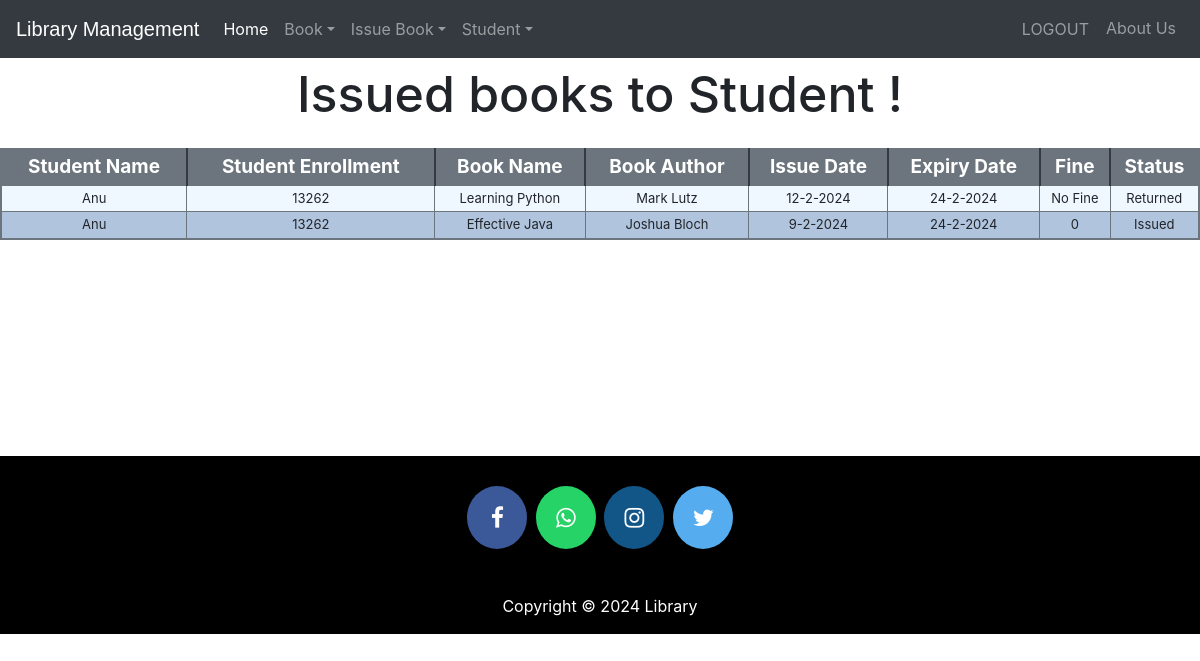
The page /viewissuedbook (signed in) on the database its author committed.
### libraryapp/models.py (models this page shows, shortened)
class Student(models.Model):
    user = models.OneToOneField(User, on_delete=models.CASCADE)
    enrollment = models.CharField(max_length=40)
    branch = models.CharField(max_length=40)
    def get_name(self):
        return self.user.first_name

class Book(models.Model):
    title = models.CharField(max_length=100)
    author = models.CharField(max_length=100)
    isbn = models.CharField(max_length=20)
    genre = models.CharField(max_length=50)
    edition = models.CharField(max_length=50)
    cover_image = models.ImageField(upload_to='book_covers', null=True, blank=True)

class IssuedBook(models.Model):
     enrollment=models.CharField(max_length=30)
     isbn=models.CharField(max_length=30)
     issuedate=models.DateField(auto_now=True)
     expirydate=models.DateField(default=get_expiry)
     statuschoice= [
         ('Issued', 'Issued'),
         ('Returned', 'Returned'),
     ]
     status=models.CharField(max_length=20,choices=statuschoice,default="Issued")

### libraryapp/views.py (the view)
# urls.py: path('viewissuedbook', views.viewissuedbook_view),
@login_required(login_url='adminlogin')
def viewissuedbook_view(request):
    issuedbooks=models.IssuedBook.objects.all()
    li=[]
    for ib in issuedbooks:
        issdate=str(ib.issuedate.day)+'-'+str(ib.issuedate.month)+'-'+str(ib.issuedate.year)
        expdate=str(ib.expirydate.day)+'-'+str(ib.expirydate.month)+'-'+str(ib.expirydate.year)
        days=(date.today()-ib.issuedate)
        print(date.today())
        d=days.days
        fine=0
        if d>15:
            day=d-15
            fine=day*10
        books=list(models.Book.objects.filter(isbn=ib.isbn))
        students=list(models.Student.objects.filter(enrollment=ib.enrollment))
        i=0
        for l in books:
            t=(students[i].get_name,students[i].enrollment,books[i].title,books[i].author,issdate,expdate,fine,ib.status)
            i=i+1
            li.append(t)
    return render(request,'viewissuedbook.html',{'li':li})

### templates/viewissuedbook.html (shortened to what this page needs)
<!DOCTYPE html>
<html lang="en">
<head>
</head>
<body>
</body>
</html><!DOCTYPE html>
<html lang="en" dir="ltr">
  <head>
  </head>
  <body>
    {% include "navbaradmin.html" %}
    <br>
    <br>
    <h3 class="p-3 mb-2 text-black" style = 'font-size: 50px;text-align:center;margin-bottom:0px;'>Issued books to Student !</h3>
{% if li%}
    <table class="redTable">
    <thead>
    <tr>
    <th>Student Name</th>
    <th>Student Enrollment</th>
    <th>Book Name</th>
    <th>Book Author</th>
    <th>Issue Date</th>
    <th>Expiry Date</th>
    <th>Fine</th>
    <th>Status</th>
    </tr>
    </thead>
    <tbody>
      {% for t in li %}
        <tr>
          <td>{{t.0}}</td>
          <td>{{t.1}}</td>
          <td>{{t.2}}</td>
          <td>{{t.3}}</td>
          <td>{{t.4}}</td>
          <td>{{t.5}}</td>
          <td> {% if t.7 == "Returned" %}
            No Fine
            {% else %}
            {{t.6}}
          {% endif %}</td>
          <td>{{t.7}}</td>
        </tr>
        {%endfor%}
    </tbody>
    </table>
    {%else%}
    <h1> 0 book Issued</h1>
    {%endif%}
    <br><br><br><br><br><br><br><br><br>
  {% include "footer.html" %}
  </body>
</html>

### templates/navbaradmin.html (shortened to what this page needs)
<!DOCTYPE html>
{% load static %}
<html lang="en">
<head>
<link rel="stylesheet" href="https://stackpath.bootstrapcdn.com/bootstrap/4.3.1/css/bootstrap.min.css">
<link rel="stylesheet" href="https://maxcdn.bootstrapcdn.com/font-awesome/4.7.0/css/font-awesome.min.css">
</head>
<body>
<div class="bs-example">
    <nav class="navbar navbar-expand-md bg-dark navbar-dark fixed-top">
        <a href="/" class="navbar-brand">Library Management</a>
        <div class="collapse navbar-collapse justify-content-between" id="navbarCollapse">
            <div class="navbar-nav">
                <a href="/" class="nav-item nav-link active">Home</a>
                <div class="nav-item dropdown">
                  <a href="#" class="nav-link dropdown-toggle" data-toggle="dropdown">Book</a>
                </div>
                <div class="nav-item dropdown">
                  <a href="#" class="nav-link dropdown-toggle" data-toggle="dropdown">Issue Book</a>
                </div>
                <div class="nav-item dropdown">
                  <a href="#" class="nav-link dropdown-toggle" data-toggle="dropdown">Student</a>
                </div>
            </div>
            <div class="navbar-nav">
<form action="{% url 'logout' %}" method="post">
    <button type="submit" class="nav-item nav-link btn btn-link">LOGOUT</button>
</form>
                <a href="/aboutus" class="nav-item nav-link">About Us</a>
            </div>
        </div>
    </nav>
</div>
</body>
</html>

### templates/footer.html (shortened to what this page needs)
<!DOCTYPE html>
<html>
<head>
</head>
<footer>
  <p>
  <a href="https://facebook.com/sumit.luv/" class="fa fa-facebook"></a>
  <a href="https://api.whatsapp.com/send?phone=919572181024&text=Hello%20Sumit.%0d%0aHow%20are%20you%20%3f%0d%0aI%20came%20from%20your%20website.&source=&data=#" class="fa fa-whatsapp"></a>
  <a href="https://instagram.com/sumit.luv" class="fa fa-instagram"></a>
  <a href="https://twitter.com/sumitkumar1503" class="fa fa-twitter"></a>
  </p>
<br>
  <div class="container">
    <div class="row">
               <div class="col-md-12 col-sm-12">
                    <div style="color:#ffffff;"class="wow fadeInUp footer-copyright">
                         <p>
                         Copyright &copy;   2024  Library </p>
                    </div>
               </div>
    </div>
  </div>
</footer>
</html>

### templates/viewissuedbook.html (style rules this page uses)
table.redTable { border: 2px solid #6c757d; background-color: #F0F8FF; width: 100%; text-align: center; border-collapse: collapse; }
table.redTable td, table.redTable th { border: 1px solid #6c757d; padding: 3px 2px; }
table.redTable tbody td { font-size: 13px; }
table.redTable tr:nth-child(even) { background: #B0C4DE; }
table.redTable thead { background: #6c757d; }
table.redTable thead th { font-size: 19px; font-weight: bold; color: #FFFFFF; text-align: center; border-left: 2px solid #343a40; }
table.redTable thead th:first-child { border-left: none; }

### templates/navbaradmin.html (style rules this page uses)
.bs-example { margin: 0px; }
.navbar-brand { font-size: 20px; font-family: sans-serif; }

### templates/footer.html (style rules this page uses)
footer { padding: 0px 0px 0px 0px; background-color:black; margin:0px; }
.fa { padding: 20px; font-size: 23px; width: 60px; text-align: center; text-decoration: none; margin: 5px 2px; border-radius: 50%; }
.fa-facebook { background: #3B5998; color: white; margin-top: 30px; }
.fa-whatsapp { background: #25d366; color: white; }
.fa-twitter { background: #55ACEE; color: white; }
.fa-instagram { background: #125688; color: white; }
p { text-align:center; }

### rows shown on the page
Student: user.first_name "Anu" "Anu", enrollment "13262" "13262"
Book: title "Learning Python", author "Mark Lutz"
IssuedBook: status "Returned"
Book: title "Effective Java", author "Joshua Bloch"
IssuedBook: status "Issued"

### other values the page prints
{{ t.4 }} "12-2-2024" "9-2-2024"
{{ t.5 }} "24-2-2024" "24-2-2024"
{{ t.6 }} "0"
